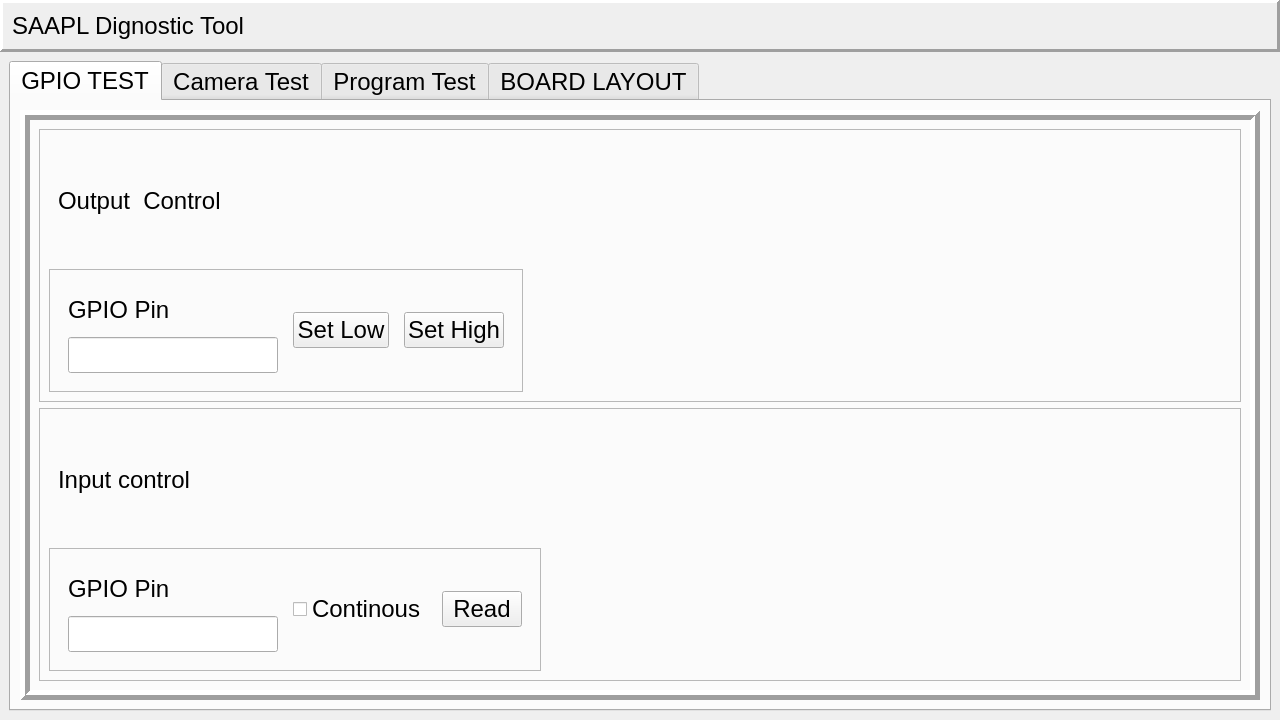
<?xml version="1.0" encoding="UTF-8"?>
<ui version="4.0">
 <class>MainWindow</class>
 <widget class="QMainWindow" name="MainWindow">
  <property name="geometry">
   <rect>
    <x>0</x>
    <y>0</y>
    <width>1280</width>
    <height>720</height>
   </rect>
  </property>
  <property name="font">
   <font>
    <family>Segoe UI</family>
    <pointsize>18</pointsize>
    <bold>false</bold>
   </font>
  </property>
  <property name="windowTitle">
   <string>Dignostic app</string>
  </property>
  <property name="autoFillBackground">
   <bool>true</bool>
  </property>
  <widget class="QWidget" name="centralwidget">
   <layout class="QVBoxLayout" name="verticalLayout">
    <property name="spacing">
     <number>0</number>
    </property>
    <property name="leftMargin">
     <number>0</number>
    </property>
    <property name="topMargin">
     <number>0</number>
    </property>
    <property name="rightMargin">
     <number>0</number>
    </property>
    <property name="bottomMargin">
     <number>0</number>
    </property>
    <item>
     <widget class="QFrame" name="frame">
      <property name="frameShape">
       <enum>QFrame::NoFrame</enum>
      </property>
      <property name="frameShadow">
       <enum>QFrame::Plain</enum>
      </property>
      <property name="lineWidth">
       <number>0</number>
      </property>
      <layout class="QVBoxLayout" name="verticalLayout_2">
       <property name="spacing">
        <number>0</number>
       </property>
       <property name="leftMargin">
        <number>0</number>
       </property>
       <property name="topMargin">
        <number>0</number>
       </property>
       <property name="rightMargin">
        <number>0</number>
       </property>
       <property name="bottomMargin">
        <number>0</number>
       </property>
       <item>
        <widget class="QFrame" name="frame_2">
         <property name="frameShape">
          <enum>QFrame::Panel</enum>
         </property>
         <property name="frameShadow">
          <enum>QFrame::Raised</enum>
         </property>
         <property name="lineWidth">
          <number>3</number>
         </property>
         <layout class="QVBoxLayout" name="verticalLayout_3">
          <item>
           <widget class="QLabel" name="label">
            <property name="text">
             <string>SAAPL Dignostic Tool</string>
            </property>
           </widget>
          </item>
         </layout>
        </widget>
       </item>
       <item>
        <widget class="QFrame" name="frame_3">
         <property name="sizePolicy">
          <sizepolicy hsizetype="Expanding" vsizetype="Expanding">
           <horstretch>0</horstretch>
           <verstretch>0</verstretch>
          </sizepolicy>
         </property>
         <property name="frameShape">
          <enum>QFrame::NoFrame</enum>
         </property>
         <property name="frameShadow">
          <enum>QFrame::Plain</enum>
         </property>
         <property name="lineWidth">
          <number>0</number>
         </property>
         <layout class="QVBoxLayout" name="verticalLayout_4">
          <item>
           <widget class="QTabWidget" name="tabWidget">
            <property name="currentIndex">
             <number>0</number>
            </property>
            <widget class="QWidget" name="GPIO_TAB">
             <attribute name="title">
              <string>GPIO TEST</string>
             </attribute>
             <layout class="QHBoxLayout" name="horizontalLayout">
              <item>
               <widget class="QFrame" name="frame_4">
                <property name="maximumSize">
                 <size>
                  <width>16777215</width>
                  <height>16777215</height>
                 </size>
                </property>
                <property name="frameShape">
                 <enum>QFrame::Box</enum>
                </property>
                <property name="frameShadow">
                 <enum>QFrame::Raised</enum>
                </property>
                <property name="lineWidth">
                 <number>5</number>
                </property>
                <layout class="QVBoxLayout" name="verticalLayout_8">
                 <item>
                  <widget class="QFrame" name="frame_14">
                   <property name="frameShape">
                    <enum>QFrame::StyledPanel</enum>
                   </property>
                   <property name="frameShadow">
                    <enum>QFrame::Raised</enum>
                   </property>
                   <layout class="QVBoxLayout" name="verticalLayout_12">
                    <item alignment="Qt::AlignLeft">
                     <widget class="QFrame" name="frame_17">
                      <property name="frameShape">
                       <enum>QFrame::NoFrame</enum>
                      </property>
                      <property name="frameShadow">
                       <enum>QFrame::Raised</enum>
                      </property>
                      <layout class="QHBoxLayout" name="horizontalLayout_6">
                       <item>
                        <widget class="QLabel" name="label_8">
                         <property name="text">
                          <string>Output  Control</string>
                         </property>
                        </widget>
                       </item>
                       <item>
                        <widget class="QLabel" name="label_5">
                         <property name="text">
                          <string/>
                         </property>
                         <property name="pixmap">
                          <pixmap resource="asset.qrc">:/new/prefix1/red.png</pixmap>
                         </property>
                        </widget>
                       </item>
                      </layout>
                     </widget>
                    </item>
                    <item alignment="Qt::AlignLeft">
                     <widget class="QFrame" name="frame_9">
                      <property name="frameShape">
                       <enum>QFrame::StyledPanel</enum>
                      </property>
                      <property name="frameShadow">
                       <enum>QFrame::Raised</enum>
                      </property>
                      <layout class="QHBoxLayout" name="horizontalLayout_2">
                       <item>
                        <widget class="QFrame" name="frame_5">
                         <property name="frameShape">
                          <enum>QFrame::NoFrame</enum>
                         </property>
                         <property name="frameShadow">
                          <enum>QFrame::Raised</enum>
                         </property>
                         <layout class="QVBoxLayout" name="verticalLayout_5">
                          <item>
                           <widget class="QLabel" name="label_2">
                            <property name="text">
                             <string>GPIO Pin</string>
                            </property>
                           </widget>
                          </item>
                          <item>
                           <widget class="QLineEdit" name="pin_set_line_1"/>
                          </item>
                         </layout>
                        </widget>
                       </item>
                       <item>
                        <widget class="QPushButton" name="set_low_btn">
                         <property name="text">
                          <string>Set Low</string>
                         </property>
                        </widget>
                       </item>
                       <item>
                        <widget class="QFrame" name="frame_8">
                         <property name="frameShape">
                          <enum>QFrame::NoFrame</enum>
                         </property>
                         <property name="frameShadow">
                          <enum>QFrame::Raised</enum>
                         </property>
                         <layout class="QVBoxLayout" name="verticalLayout_9">
                          <item>
                           <widget class="QPushButton" name="set_high_btn">
                            <property name="text">
                             <string>Set High</string>
                            </property>
                           </widget>
                          </item>
                         </layout>
                        </widget>
                       </item>
                      </layout>
                     </widget>
                    </item>
                   </layout>
                  </widget>
                 </item>
                 <item>
                  <widget class="QFrame" name="frame_15">
                   <property name="frameShape">
                    <enum>QFrame::StyledPanel</enum>
                   </property>
                   <property name="frameShadow">
                    <enum>QFrame::Raised</enum>
                   </property>
                   <layout class="QVBoxLayout" name="verticalLayout_13">
                    <item alignment="Qt::AlignLeft">
                     <widget class="QFrame" name="frame_16">
                      <property name="frameShape">
                       <enum>QFrame::NoFrame</enum>
                      </property>
                      <property name="frameShadow">
                       <enum>QFrame::Raised</enum>
                      </property>
                      <layout class="QHBoxLayout" name="horizontalLayout_5">
                       <item>
                        <widget class="QLabel" name="label_9">
                         <property name="text">
                          <string>Input control</string>
                         </property>
                        </widget>
                       </item>
                       <item>
                        <widget class="QLabel" name="label_11">
                         <property name="text">
                          <string/>
                         </property>
                         <property name="pixmap">
                          <pixmap resource="asset.qrc">:/new/prefix1/red.png</pixmap>
                         </property>
                        </widget>
                       </item>
                      </layout>
                     </widget>
                    </item>
                    <item alignment="Qt::AlignLeft">
                     <widget class="QFrame" name="frame_10">
                      <property name="frameShape">
                       <enum>QFrame::StyledPanel</enum>
                      </property>
                      <property name="frameShadow">
                       <enum>QFrame::Raised</enum>
                      </property>
                      <layout class="QHBoxLayout" name="horizontalLayout_3">
                       <item>
                        <widget class="QFrame" name="frame_6">
                         <property name="frameShape">
                          <enum>QFrame::NoFrame</enum>
                         </property>
                         <property name="frameShadow">
                          <enum>QFrame::Raised</enum>
                         </property>
                         <layout class="QVBoxLayout" name="verticalLayout_6">
                          <item>
                           <widget class="QLabel" name="label_3">
                            <property name="text">
                             <string>GPIO Pin</string>
                            </property>
                           </widget>
                          </item>
                          <item>
                           <widget class="QLineEdit" name="pin_set_line_2"/>
                          </item>
                         </layout>
                        </widget>
                       </item>
                       <item>
                        <widget class="QCheckBox" name="contious_tick_box">
                         <property name="text">
                          <string>Continous</string>
                         </property>
                        </widget>
                       </item>
                       <item>
                        <widget class="QFrame" name="frame_11">
                         <property name="frameShape">
                          <enum>QFrame::NoFrame</enum>
                         </property>
                         <property name="frameShadow">
                          <enum>QFrame::Raised</enum>
                         </property>
                         <layout class="QVBoxLayout" name="verticalLayout_10">
                          <item>
                           <widget class="QPushButton" name="read_btn">
                            <property name="text">
                             <string>Read</string>
                            </property>
                           </widget>
                          </item>
                         </layout>
                        </widget>
                       </item>
                      </layout>
                     </widget>
                    </item>
                   </layout>
                  </widget>
                 </item>
                </layout>
               </widget>
              </item>
             </layout>
            </widget>
            <widget class="QWidget" name="cam_test">
             <attribute name="title">
              <string>Camera Test</string>
             </attribute>
             <layout class="QVBoxLayout" name="verticalLayout_14">
              <item>
               <widget class="QFrame" name="frame_7">
                <property name="frameShape">
                 <enum>QFrame::NoFrame</enum>
                </property>
                <property name="frameShadow">
                 <enum>QFrame::Raised</enum>
                </property>
                <layout class="QVBoxLayout" name="verticalLayout_15">
                 <property name="spacing">
                  <number>0</number>
                 </property>
                 <property name="leftMargin">
                  <number>0</number>
                 </property>
                 <property name="topMargin">
                  <number>0</number>
                 </property>
                 <property name="rightMargin">
                  <number>0</number>
                 </property>
                 <property name="bottomMargin">
                  <number>0</number>
                 </property>
                 <item>
                  <widget class="QFrame" name="frame_18">
                   <property name="frameShape">
                    <enum>QFrame::StyledPanel</enum>
                   </property>
                   <property name="frameShadow">
                    <enum>QFrame::Raised</enum>
                   </property>
                   <layout class="QVBoxLayout" name="verticalLayout_16">
                    <property name="spacing">
                     <number>0</number>
                    </property>
                    <property name="topMargin">
                     <number>0</number>
                    </property>
                    <property name="rightMargin">
                     <number>0</number>
                    </property>
                    <property name="bottomMargin">
                     <number>0</number>
                    </property>
                    <item>
                     <widget class="QFrame" name="frame_19">
                      <property name="frameShape">
                       <enum>QFrame::NoFrame</enum>
                      </property>
                      <property name="frameShadow">
                       <enum>QFrame::Plain</enum>
                      </property>
                      <layout class="QVBoxLayout" name="verticalLayout_17">
                       <item alignment="Qt::AlignLeft">
                        <widget class="QComboBox" name="comboBox_3"/>
                       </item>
                       <item>
                        <widget class="QFrame" name="frame_21">
                         <property name="sizePolicy">
                          <sizepolicy hsizetype="Expanding" vsizetype="Expanding">
                           <horstretch>0</horstretch>
                           <verstretch>0</verstretch>
                          </sizepolicy>
                         </property>
                         <property name="minimumSize">
                          <size>
                           <width>0</width>
                           <height>0</height>
                          </size>
                         </property>
                         <property name="maximumSize">
                          <size>
                           <width>16777215</width>
                           <height>16777215</height>
                          </size>
                         </property>
                         <property name="frameShape">
                          <enum>QFrame::Box</enum>
                         </property>
                         <property name="frameShadow">
                          <enum>QFrame::Raised</enum>
                         </property>
                         <layout class="QVBoxLayout" name="verticalLayout_18">
                          <item>
                           <widget class="QLabel" name="cam_test_display">
                            <property name="sizePolicy">
                             <sizepolicy hsizetype="Expanding" vsizetype="Expanding">
                              <horstretch>0</horstretch>
                              <verstretch>0</verstretch>
                             </sizepolicy>
                            </property>
                            <property name="text">
                             <string/>
                            </property>
                           </widget>
                          </item>
                         </layout>
                        </widget>
                       </item>
                      </layout>
                     </widget>
                    </item>
                    <item alignment="Qt::AlignHCenter">
                     <widget class="QFrame" name="frame_20">
                      <property name="frameShape">
                       <enum>QFrame::NoFrame</enum>
                      </property>
                      <property name="frameShadow">
                       <enum>QFrame::Raised</enum>
                      </property>
                      <layout class="QHBoxLayout" name="horizontalLayout_4">
                       <item>
                        <widget class="QPushButton" name="snap_btn">
                         <property name="text">
                          <string>Snap</string>
                         </property>
                        </widget>
                       </item>
                       <item>
                        <widget class="QPushButton" name="video_btn">
                         <property name="text">
                          <string>Video</string>
                         </property>
                        </widget>
                       </item>
                       <item>
                        <widget class="QPushButton" name="stop_btn">
                         <property name="text">
                          <string>Stop</string>
                         </property>
                        </widget>
                       </item>
                      </layout>
                     </widget>
                    </item>
                   </layout>
                  </widget>
                 </item>
                </layout>
               </widget>
              </item>
             </layout>
            </widget>
            <widget class="QWidget" name="program_test">
             <attribute name="title">
              <string>Program Test</string>
             </attribute>
             <layout class="QVBoxLayout" name="verticalLayout_19">
              <item>
               <widget class="QFrame" name="frame_22">
                <property name="frameShape">
                 <enum>QFrame::NoFrame</enum>
                </property>
                <property name="frameShadow">
                 <enum>QFrame::Raised</enum>
                </property>
                <layout class="QVBoxLayout" name="verticalLayout_20">
                 <item>
                  <widget class="QFrame" name="frame_26">
                   <property name="frameShape">
                    <enum>QFrame::NoFrame</enum>
                   </property>
                   <property name="frameShadow">
                    <enum>QFrame::Raised</enum>
                   </property>
                   <layout class="QHBoxLayout" name="horizontalLayout_8">
                    <item>
                     <widget class="QFrame" name="frame_25">
                      <property name="frameShape">
                       <enum>QFrame::Box</enum>
                      </property>
                      <property name="frameShadow">
                       <enum>QFrame::Raised</enum>
                      </property>
                      <layout class="QVBoxLayout" name="verticalLayout_23">
                       <item>
                        <widget class="QLabel" name="pro_test_normal">
                         <property name="sizePolicy">
                          <sizepolicy hsizetype="Expanding" vsizetype="Expanding">
                           <horstretch>0</horstretch>
                           <verstretch>0</verstretch>
                          </sizepolicy>
                         </property>
                         <property name="text">
                          <string/>
                         </property>
                        </widget>
                       </item>
                      </layout>
                     </widget>
                    </item>
                    <item>
                     <widget class="QFrame" name="frame_24">
                      <property name="frameShape">
                       <enum>QFrame::Box</enum>
                      </property>
                      <property name="frameShadow">
                       <enum>QFrame::Raised</enum>
                      </property>
                      <layout class="QVBoxLayout" name="verticalLayout_21">
                       <item>
                        <widget class="QLabel" name="prog_test_process_display">
                         <property name="sizePolicy">
                          <sizepolicy hsizetype="Expanding" vsizetype="Expanding">
                           <horstretch>0</horstretch>
                           <verstretch>0</verstretch>
                          </sizepolicy>
                         </property>
                         <property name="text">
                          <string/>
                         </property>
                        </widget>
                       </item>
                      </layout>
                     </widget>
                    </item>
                   </layout>
                  </widget>
                 </item>
                 <item alignment="Qt::AlignHCenter">
                  <widget class="QFrame" name="frame_23">
                   <property name="frameShape">
                    <enum>QFrame::NoFrame</enum>
                   </property>
                   <property name="frameShadow">
                    <enum>QFrame::Raised</enum>
                   </property>
                   <layout class="QHBoxLayout" name="horizontalLayout_7">
                    <item>
                     <widget class="QPushButton" name="acquisition_btn">
                      <property name="text">
                       <string>Acquisition</string>
                      </property>
                     </widget>
                    </item>
                    <item>
                     <widget class="QPushButton" name="stop_acquisition">
                      <property name="text">
                       <string>Stop</string>
                      </property>
                     </widget>
                    </item>
                   </layout>
                  </widget>
                 </item>
                </layout>
               </widget>
              </item>
             </layout>
            </widget>
            <widget class="QWidget" name="refrence_tab">
             <attribute name="title">
              <string>BOARD LAYOUT</string>
             </attribute>
             <layout class="QVBoxLayout" name="verticalLayout_22">
              <item>
               <widget class="QFrame" name="frame_12">
                <property name="frameShape">
                 <enum>QFrame::StyledPanel</enum>
                </property>
                <property name="frameShadow">
                 <enum>QFrame::Raised</enum>
                </property>
                <layout class="QVBoxLayout" name="verticalLayout_7">
                 <item>
                  <widget class="QFrame" name="frame_13">
                   <property name="frameShape">
                    <enum>QFrame::StyledPanel</enum>
                   </property>
                   <property name="frameShadow">
                    <enum>QFrame::Raised</enum>
                   </property>
                   <layout class="QVBoxLayout" name="verticalLayout_11">
                    <item>
                     <widget class="QLabel" name="label_6">
                      <property name="text">
                       <string>Refer GPIO Pin</string>
                      </property>
                     </widget>
                    </item>
                    <item alignment="Qt::AlignHCenter">
                     <widget class="QLabel" name="referimage">
                      <property name="sizePolicy">
                       <sizepolicy hsizetype="Expanding" vsizetype="Expanding">
                        <horstretch>0</horstretch>
                        <verstretch>0</verstretch>
                       </sizepolicy>
                      </property>
                      <property name="autoFillBackground">
                       <bool>true</bool>
                      </property>
                      <property name="text">
                       <string/>
                      </property>
                      <property name="pixmap">
                       <pixmap>:/new/prefix1/Downloads/MicrosoftTeams-image.png</pixmap>
                      </property>
                      <property name="scaledContents">
                       <bool>true</bool>
                      </property>
                      <property name="wordWrap">
                       <bool>true</bool>
                      </property>
                     </widget>
                    </item>
                   </layout>
                  </widget>
                 </item>
                </layout>
               </widget>
              </item>
             </layout>
            </widget>
           </widget>
          </item>
         </layout>
        </widget>
       </item>
      </layout>
     </widget>
    </item>
   </layout>
  </widget>
 </widget>
 <resources>
  <include location="asset.qrc"/>
 </resources>
 <connections/>
</ui>
